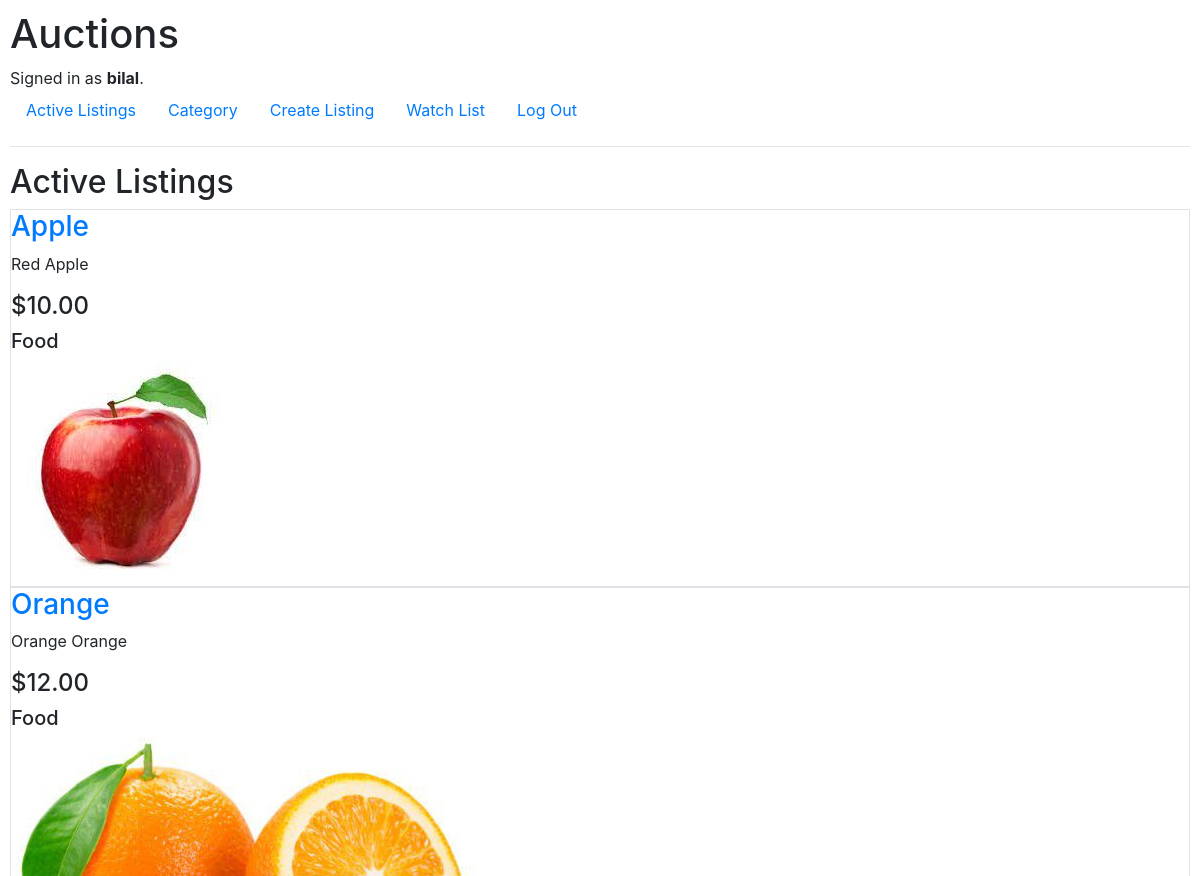
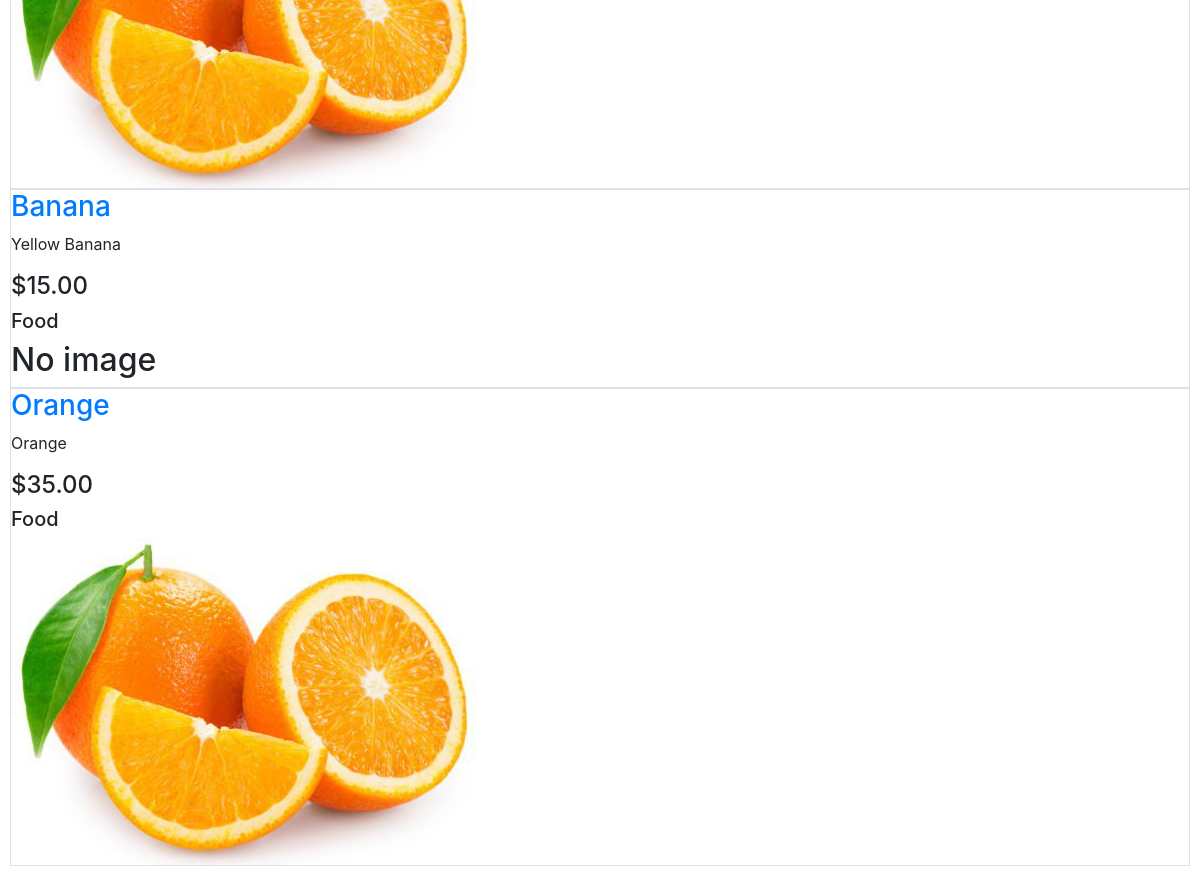
The page / (signed in) on the database its author committed (2 pictures, top to bottom).
### auctions/models.py (models this page shows, shortened)
class User(AbstractUser):
    pass

class AuctionListing(models.Model):
    categories = [
        ("Fashion", "Fashion"),
        ("Toys", "Toys"),
        ("Electronic", "Electronic"),
        ("Home","Home"),
        ("Food","Food"),
    ]
    id = models.BigAutoField(primary_key=True)
    title = models.CharField(max_length=64)
    description = models.CharField(max_length=5000)
    starting_bid = models.DecimalField(decimal_places=2, max_digits=15)
    category = models.CharField(blank=True,max_length=64, choices=categories)
    image = models.ImageField(blank=True,upload_to="image")
    active = models.BooleanField()
    created = models.DateTimeField()
    createdby = models.ForeignKey(User,verbose_name="createdby",on_delete=models.CASCADE)

### auctions/views.py (the view)
# urls.py: path("", views.index, name="index"),
def index(request):
    listings = AuctionListing.objects.all()
    return render(request, "auctions/index.html", {
        "listings":listings,
        "media_url": settings.MEDIA_URL,
    })

### auctions/templates/auctions/index.html
{% extends "auctions/layout.html" %}
{% block body %}
    <h2>Active Listings</h2>
    {% for listing in listings %}
    <div class="border">
        <h3><a href="{% url 'listing' listing.id %}"> {{ listing.title }}</a></h3>
        <p> {{ listing.description }}</p>
        <h4> ${{ listing.starting_bid }}</h4>
        <h5> {{ listing.category }}</h5>
        {% if listing.image %}
        <img src="{{ media_url }}{{ listing.image }}" alt="">
        {% else %}
         <h2>No image</h2>
        {% endif %}
    </div>
    {% endfor %}
{% endblock %}

### auctions/templates/auctions/layout.html (shortened to what this page needs)
{% load static %}
<!DOCTYPE html>
<html lang="en">
    <head>
        <link rel="stylesheet" href="https://stackpath.bootstrapcdn.com/bootstrap/4.4.1/css/bootstrap.min.css">
        <link href="{% static 'auctions/styles.css' %}" rel="stylesheet">
    </head>
    <body>
        <h1>Auctions</h1>
        <div>
            {% if user.is_authenticated %}
                Signed in as <strong>{{ user.username }}</strong>.
            {% else %}
                Not signed in.
            {% endif %}
        </div>
        <ul class="nav">
            <li class="nav-item">
                <a class="nav-link" href="{% url 'index' %}">Active Listings</a>
            </li>
            <li class="nav-item">
                <a class="nav-link" href="{% url 'category' %}">Category</a>
            </li>
            {% if user.is_authenticated %}
                <li class="nav-item">
                    <a class="nav-link" href="{% url 'create_auction' %}">Create Listing</a>
                </li>
                <li class="nav-item">
                    <a class="nav-link" href="{% url 'watchlist' %}">Watch List</a>
                </li>
                <li class="nav-item">
                    <a class="nav-link" href="{% url 'logout' %}">Log Out</a>
                </li>
            {% endif %}
        </ul>
        <hr>
        {% block body %}
        {% endblock %}
    </body>
</html>

### auctions/static/auctions/styles.css (style rules this page uses)
body { padding: 10px; }

### rows shown on the page
User: username "bilal"
AuctionListing: title "Apple", description "Red Apple", starting_bid "10.00", category "Food", image (picture)
AuctionListing: title "Orange", description "Orange Orange", starting_bid "12.00", category "Food", image (picture)
AuctionListing: title "Banana", description "Yellow Banana", starting_bid "15.00", category "Food", image "No image"
AuctionListing: title "Orange", description "Orange", starting_bid "35.00", category "Food", image (picture)
